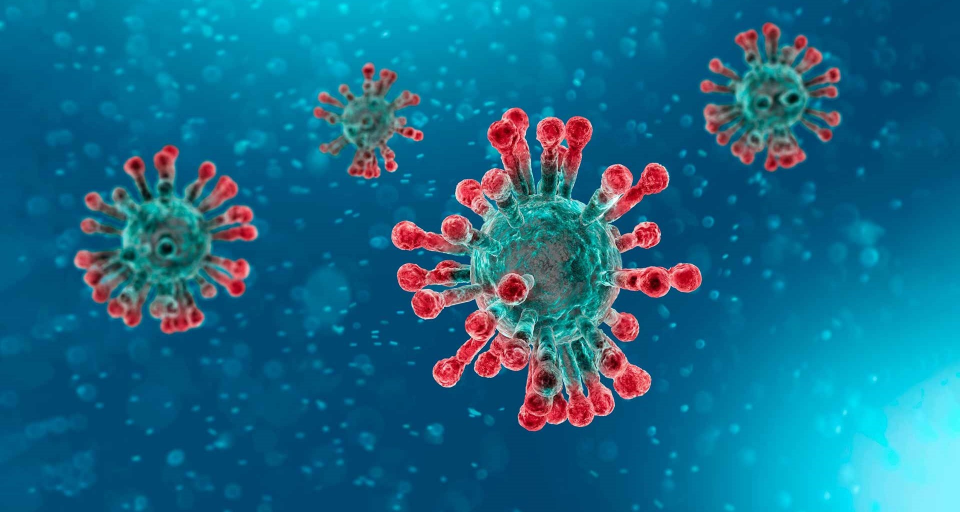
#> input picture imgs/coronavirus/img1.jpg, 1920 x 1024 px (shown at 1/2 size); its folder holds only this picture in this run
$ python main.py
#> lines starting #> are read from the running program, lines starting #| are printed output that depends on the picture
import matplotlib
matplotlib.use('Agg')
import numpy as np
import matplotlib.pyplot as plt
from matplotlib.offsetbox import OffsetImage, AnnotationBbox
import cv2
import glob

def add_color_to_border(img, width, color):

    '''
    :param img: input image
    :param width: width of the border
    :param color: color in RGB color space [R,G,B]
    :return:
    '''

    a,b,c = img.shape
    x_min = 0
    x_max = b
    y_min = 0
    y_max = a
    for num in range(width):
        for channel in range(3):
            img[y_min+num, x_min:x_max, channel] = color[channel]
            img[y_max - 1 - num, x_min:x_max, channel] = color[channel]

            img[y_min:y_max, x_min + num, channel] = color[channel]
            img[y_min:y_max, x_max - 1 - num, channel] = color[channel]
    return img

def visualize_scatter_with_images(X_2d_data, images, figsize=(45, 45), image_zoom=1):

    '''
    :param X_2d_data: input 2D coordinates
    :param images: the images in the same order as their coordinates
    :param figsize: size of matplotlib figure
    :param image_zoom: size of the images in the plot
    :return:
    '''

    fig, ax = plt.subplots(figsize=figsize)
    artists = []
    for xy, i in zip(X_2d_data, images):
        x0, y0 = xy
        img = OffsetImage(i, zoom=image_zoom)
        ab = AnnotationBbox(img, (x0, y0), xycoords='data', frameon=False)
        artists.append(ax.add_artist(ab))
    ax.update_datalim(X_2d_data)
    ax.autoscale()
    plt.savefig('tsne.png')

def load_data():

    '''
    This function loads the data for this specific task. 2D coordinates are made up and do not correspond to a t-SNE of a high-dimensional embeddings.
    :return: tsne values, labels and images
    '''

    root_path = 'imgs/'
    dirs = glob.glob(root_path + '*')

    colors = [[255, 0, 0],
              [0, 128, 0],
              [255, 255, 0]]

    imgs = []
    labels = []
    n_class = 0
    for dir in dirs:
        path = dir + '\\*'
        images = glob.glob(path)
        color = colors[n_class]
        for image in images:
            image = cv2.imread(image)
#> image is the input picture: shape (1024, 1920, 3); mean B, G, R 137.6, 105.7, 24
            image = cv2.resize(image, (224, 224))
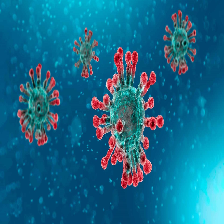
#> image: shape (224, 224, 3); mean B, G, R 137.6, 105.7, 24
            image = add_color_to_border(image, 5, color)
#> after the loop in add_color_to_border, `for num in range(width):`:
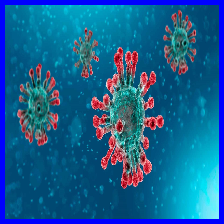
#> img: shape (224, 224, 3); mean B, G, R 146.2, 95.2, 23.1
            imgs.append(image)
            labels.append(n_class)
        n_class += 1
#> pass 2 of the loop in load_data, `for dir in dirs:`:
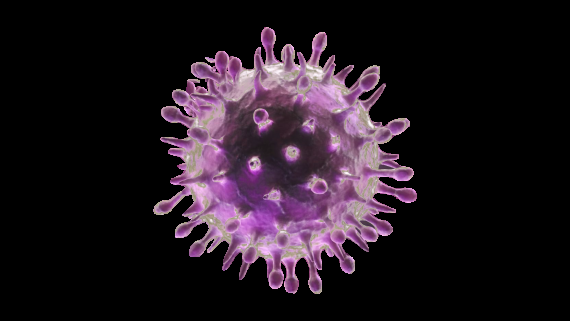
#> input picture imgs/herpes/img1.png, 570 x 321 px
#> in load_data, image is the input picture: shape (321, 570, 3); mean B, G, R 31.7, 23.3, 33.5
#> in load_data, `image = cv2.resize(image, (224, 224))`:
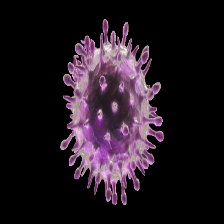
#> image: shape (224, 224, 3); mean B, G, R 31.7, 23.3, 33.5
#> after the loop in add_color_to_border (call 2), `for num in range(width):`:
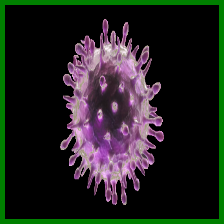
#> img: shape (224, 224, 3); mean B, G, R 31.7, 34.4, 33.5

    x_tsne = np.array([[-10, -8], [-9.5, -10], [-8, -8], [0, 0], [2, 0], [1, 4], [-10, 8], [-9, 8], [-8, 10]])
    return  x_tsne, labels, imgs

if __name__ == '__main__':

    x_tsne, labels, imgs = load_data()
#> x_tsne = [[-10, -8], [-9.5, -10], [-8, -8], [0, 0], [2, 0], [1, 4], [-10, 8], [-9, 8], [-8, 10]]; labels = [0, 1]; imgs = 2 items

    label_to_id_dict = {v: i for i, v in enumerate(np.unique(labels))}
#> label_to_id_dict = {0: 0, 1: 1}
    id_to_label_dict = {v: k for k, v in label_to_id_dict.items()}
#> id_to_label_dict = {0: 0, 1: 1}
    label_ids = np.array([label_to_id_dict[x] for x in labels])
#> label_ids = [0, 1]

    visualize_scatter_with_images(x_tsne, images=imgs, image_zoom=2.5)
#> the loop in visualize_scatter_with_images, `for xy, i in zip(X_2d_data, images):` made 2 passes
#> after the loop in visualize_scatter_with_images, `for xy, i in zip(X_2d_data, images):`: artists = 2 items
